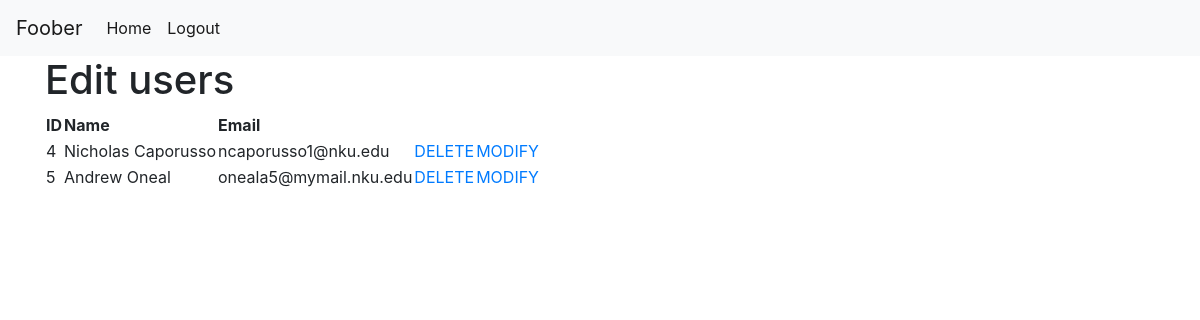
/users/adminindex.php, run on the app's committed database.
### tables this page shows
CREATE TABLE `users` (
  `ID` int(10) UNSIGNED NOT NULL,
  `email` varchar(32) NOT NULL,
  `password` varchar(128) NOT NULL,
  `firstname` varchar(16) NOT NULL,
  `lastname` varchar(32) NOT NULL,
  `date_created` datetime NOT NULL
);

### users/adminindex.php (the view)
<?php
require_once('../settings.php');
require_once('../theme/header.php');
$result=$connection->query('SELECT * FROM users GROUP BY ID');
?>
<div class="container">
<h1>Edit users</h1>
<?php
echo '<table>
		<tr>
			<th>ID</th>
			<th>Name</th>
			<th>Email</th>
		<tr>';
while($users=$result->fetch()){
	echo '<tr>
		<td>'.$users['ID'].'</td>
		<td>'.$users['firstname'].' '.$users['lastname'].'</td>
		<td>'.$users['email'].'</td>
		<td><a href="delete.php?id='.$users['ID'].'">DELETE </a></td>
		<td><a href="modify.php?id='.$users['ID'].'">MODIFY </a></td>
	</tr>';
}
echo '</table>';
?>
</div>
<?php
require_once('../theme/footer.php');
?>

### data on the page
users: ID "4", firstname "Nicholas", lastname "Caporusso", email "ncaporusso1@nku.edu"
users: ID "5", firstname "Andrew", lastname "Oneal", email "oneala5@mymail.nku.edu"
